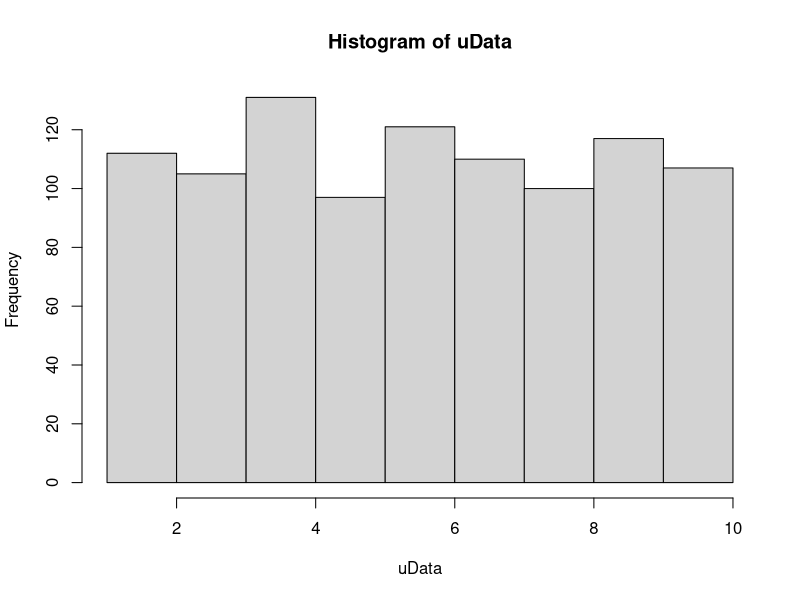
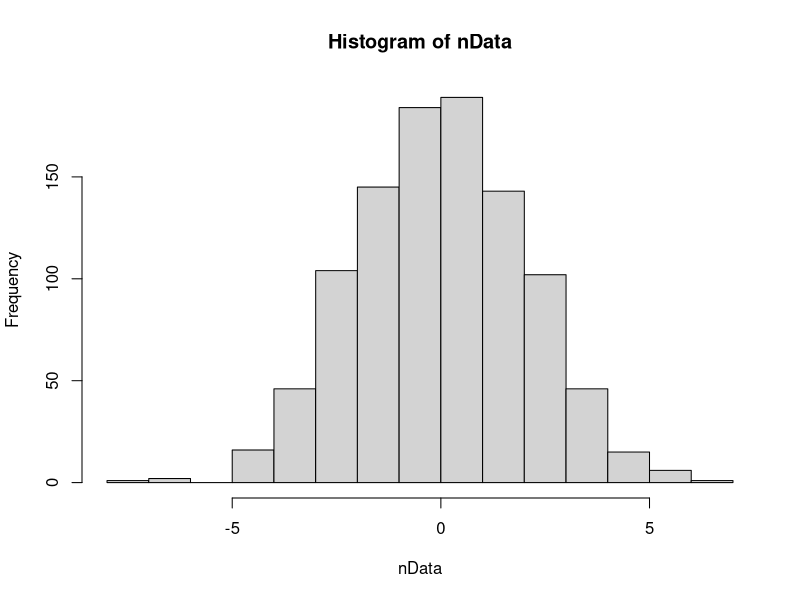
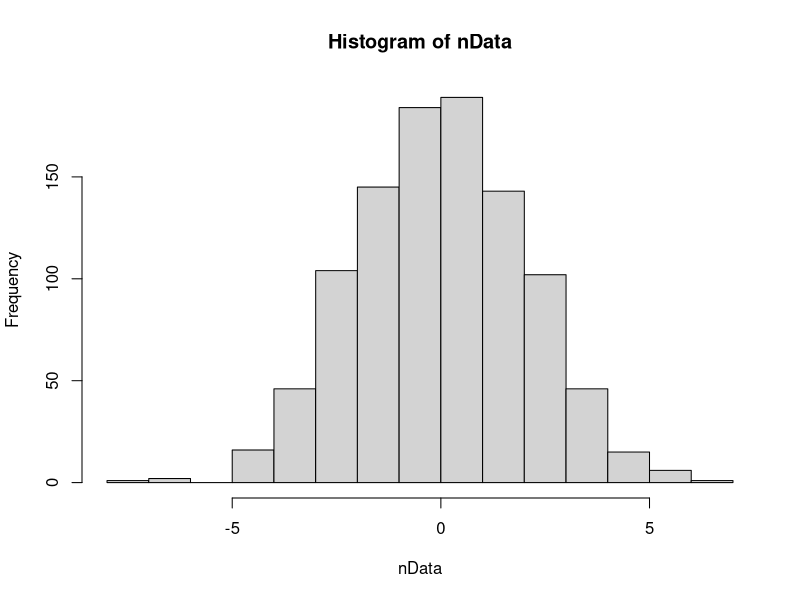
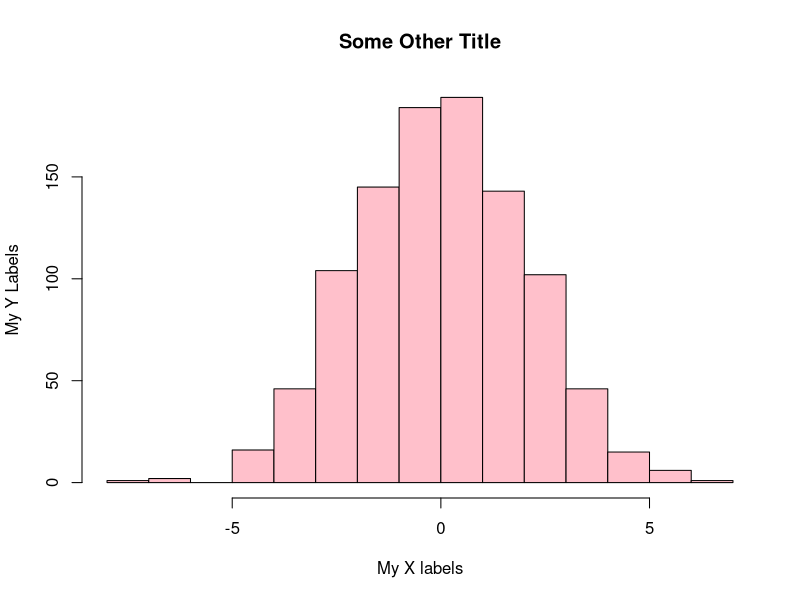

Write the R code that produced these figures, in order.
uData = runif(1000, min=1, max=10)
nData = rnorm(1000, mean=0, sd = 2)

myData=cbind(uData, nData)
write.csv(myData, "myData.csv")


summary(uData)
summary(nData)

hist(uData)
hist(nData)

hist(nData, breaks=20)

hist(nData, main="Some Other Title", xlab = "My X labels", ylab = "My Y Labels", col = "pink")
